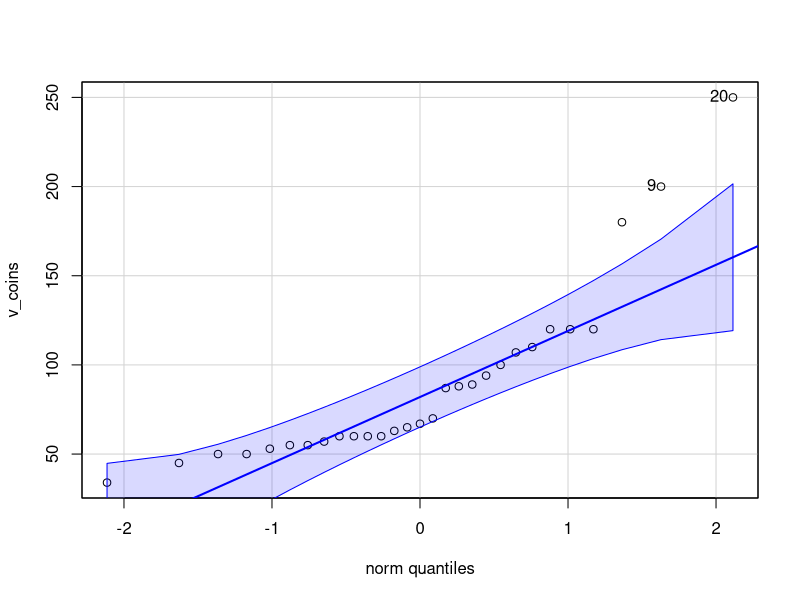
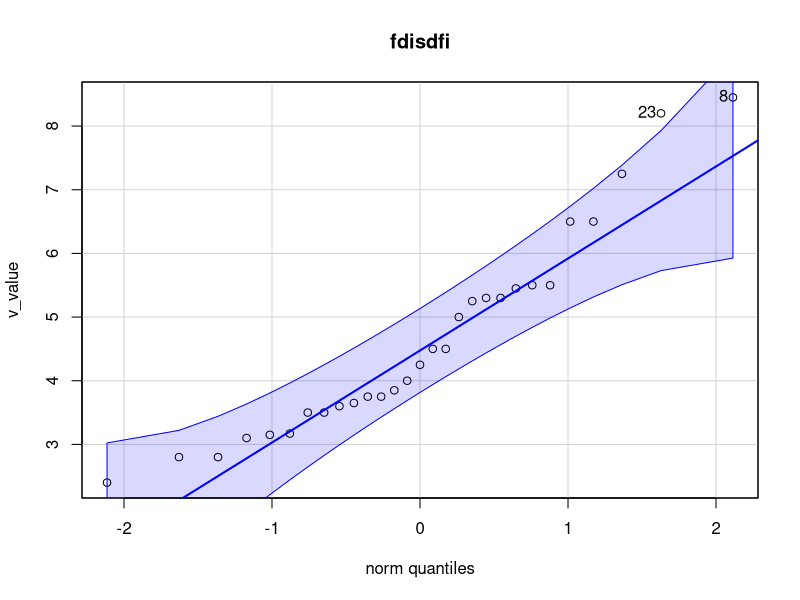
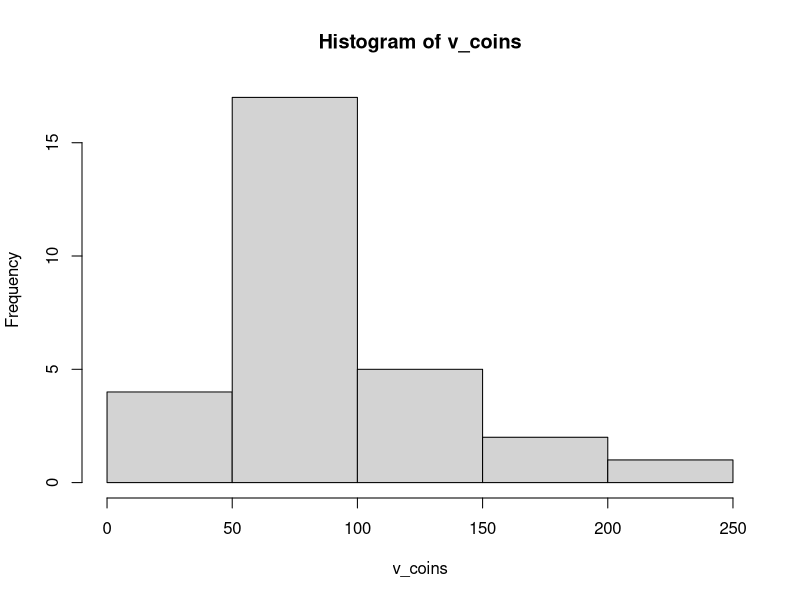
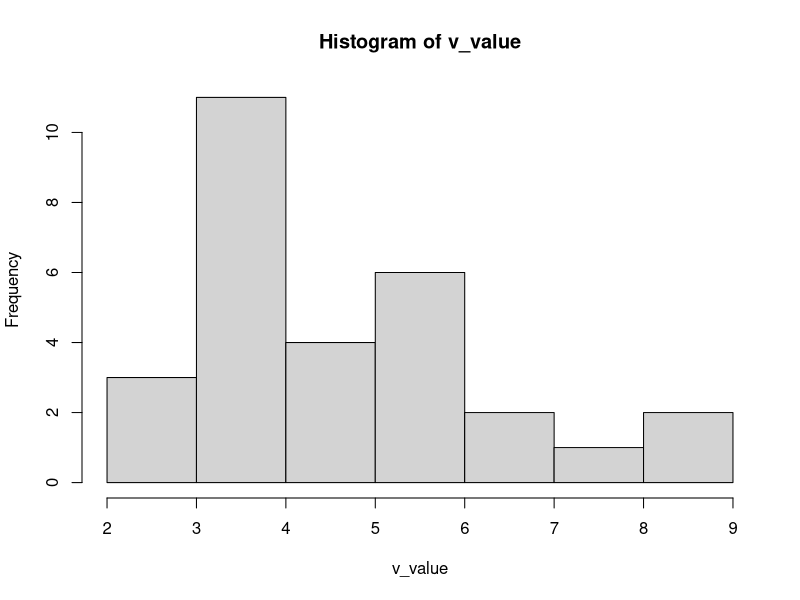

The R source for these figures, in order:
if (!require(readr, quietly = TRUE)){
  install.packages("readr")
}
if (!require(car, quietly = TRUE)){
  install.packages("car")
}
if (!require(lmtest, quietly = TRUE)){
  install.packages("lmtest")
}

v_data = readr::read_csv('data.csv')
v_coins = v_data$coins
v_value = v_data$value


###
v_coins.mean = mean(v_coins)
v_coins.sd = sd(v_coins)
v_coins.rsd = sd(v_coins)/mean(v_coins)

v_value.mean = mean(v_value)
v_value.sd = sd(v_value)
v_value.rsd = sd(v_value)/mean(v_value)

## normality assumption
qqPlot(v_coins)
qqPlot(v_value)
title("fdisdfi")

hist(v_coins)
hist(v_value)

shapiro.test(v_coins)
shapiro.test(v_value)

## independence assumption
dwtest(v_coins~1)
dwtest(v_value~1)


## inference
t.test(v_coins, mu=130)
t.test(v_value, mu=2.60*3.5)


## 
power.t.test(n=29, delta=10, sd=v_coins.sd, sig.level=0.05, type="one.sample", alternative="two.sided")
power.t.test(power=0.8, delta=5, sd=v_coins.sd, sig.level=0.05, type="one.sample", alternative="two.sided")

power.t.test(n=29, delta=0.05, sd=v_value.sd, sig.level=0.05, type="one.sample", alternative="two.sided")
power.t.test(power=0.8, delta=0.5, sd=v_value.sd, sig.level=0.05, type="one.sample", alternative="two.sided")

